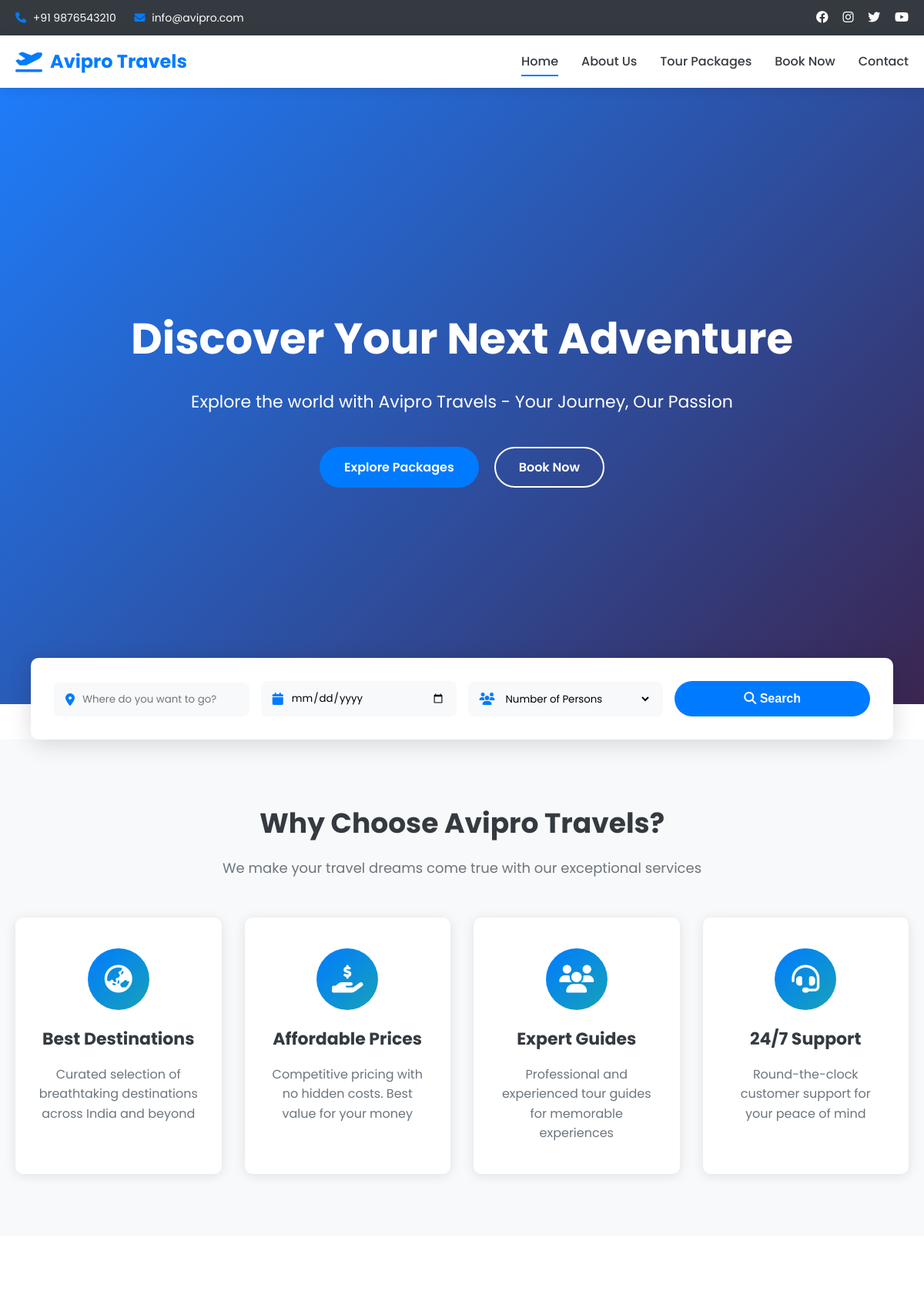
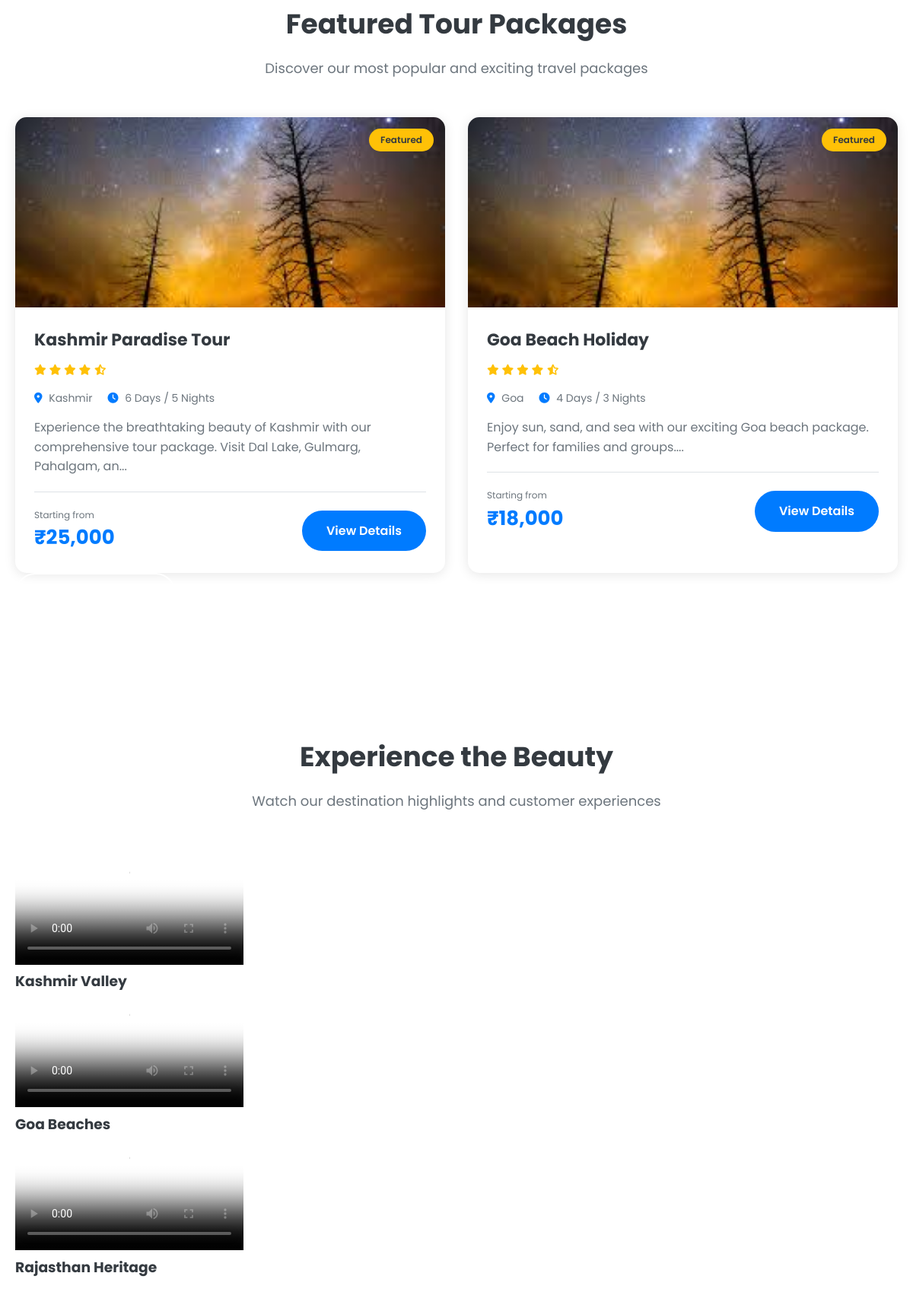
The page / (upper part) on the database its author committed (2 pictures, top to bottom).
### tables this page shows
CREATE TABLE IF NOT EXISTS site_settings (
    id INT PRIMARY KEY AUTO_INCREMENT,
    setting_key VARCHAR(100) UNIQUE NOT NULL,
    setting_value TEXT,
    updated_at TIMESTAMP DEFAULT CURRENT_TIMESTAMP ON UPDATE CURRENT_TIMESTAMP
);

CREATE TABLE IF NOT EXISTS packages (
    id INT PRIMARY KEY AUTO_INCREMENT,
    package_name VARCHAR(200) NOT NULL,
    destination VARCHAR(150) NOT NULL,
    duration VARCHAR(50) NOT NULL,
    price DECIMAL(10, 2) NOT NULL,
    description TEXT NOT NULL,
    itinerary TEXT,
    inclusions TEXT,
    exclusions TEXT,
    featured BOOLEAN DEFAULT FALSE,
    status ENUM('active', 'inactive') DEFAULT 'active',
    main_image VARCHAR(255),
    created_at TIMESTAMP DEFAULT CURRENT_TIMESTAMP,
    updated_at TIMESTAMP DEFAULT CURRENT_TIMESTAMP ON UPDATE CURRENT_TIMESTAMP
);

### config/config.php (called while the page is built, shortened)
<?php
try {
    $conn = new mysqli(DB_HOST, DB_USER, DB_PASS, DB_NAME);
    $conn->set_charset("utf8mb4");
} catch (Exception $e) {
    die("Database Connection Error: " . $e->getMessage());
}
function sanitize_input($data) {
    global $conn;
    $data = trim($data);
    $data = stripslashes($data);
    $data = htmlspecialchars($data);
    return $conn->real_escape_string($data);
}
function get_setting($key) {
    global $conn;
    $key = sanitize_input($key);
    $sql = "SELECT setting_value FROM site_settings WHERE setting_key = '$key'";
    $result = $conn->query($sql);
    if ($result && $result->num_rows > 0) {
        $row = $result->fetch_assoc();
        return $row['setting_value'];
    }
    return '';
}
?>

### index.php (the view, shortened to what this page needs)
<?php
require_once 'config/config.php';
$featured_sql = "SELECT * FROM packages WHERE featured = 1 AND status = 'active' LIMIT 6";
$featured_result = $conn->query($featured_sql);
?>
<?php include 'includes/header.php'; ?>
<section class="hero-section">
    <div class="hero-video-container">
        <video autoplay muted loop playsinline class="hero-video">
            <source src="assets/videos/hero-banner.mp4" type="video/mp4">
        </video>
        <div class="hero-overlay"></div>
    </div>
    <div class="hero-content">
        <div class="container">
            <h1 class="hero-title">Discover Your Next Adventure</h1>
            <p class="hero-subtitle">Explore the world with Avipro Travels - Your Journey, Our Passion</p>
            <div class="hero-buttons">
                <a href="packages.php" class="btn btn-primary">Explore Packages</a>
                <a href="booking.php" class="btn btn-outline">Book Now</a>
            </div>
        </div>
    </div>
    <div class="scroll-indicator">
    </div>
</section>
<section class="search-section">
    <div class="container">
        <div class="search-box">
            <form action="packages.php" method="GET" class="search-form">
                <div class="search-input">
                    <i class="fas fa-map-marker-alt"></i>
                    <input type="text" name="destination" placeholder="Where do you want to go?">
                </div>
                <div class="search-input">
                    <i class="fas fa-calendar"></i>
                    <input type="date" name="date" placeholder="Travel Date">
                </div>
                <div class="search-input">
                    <i class="fas fa-users"></i>
                    <select name="persons">
                        <option value="">Number of Persons</option>
                    </select>
                </div>
                <button type="submit" class="btn btn-primary">
                    <i class="fas fa-search"></i> Search
                </button>
            </form>
        </div>
    </div>
</section>
<section class="features-section">
    <div class="container">
        <div class="section-header">
            <h2>Why Choose Avipro Travels?</h2>
            <p>We make your travel dreams come true with our exceptional services</p>
        </div>
        <div class="features-grid">
            <div class="feature-card">
                <div class="feature-icon">
                    <i class="fas fa-globe-asia"></i>
                </div>
                <h3>Best Destinations</h3>
                <p>Curated selection of breathtaking destinations across India and beyond</p>
            </div>
            <div class="feature-card">
                <div class="feature-icon">
                    <i class="fas fa-hand-holding-usd"></i>
                </div>
                <h3>Affordable Prices</h3>
                <p>Competitive pricing with no hidden costs. Best value for your money</p>
            </div>
            <div class="feature-card">
                <div class="feature-icon">
                    <i class="fas fa-users"></i>
                </div>
                <h3>Expert Guides</h3>
                <p>Professional and experienced tour guides for memorable experiences</p>
            </div>
            <div class="feature-card">
                <div class="feature-icon">
                    <i class="fas fa-headset"></i>
                </div>
                <h3>24/7 Support</h3>
                <p>Round-the-clock customer support for your peace of mind</p>
            </div>
        </div>
    </div>
</section>
<section class="packages-section">
    <div class="container">
        <div class="section-header">
            <h2>Featured Tour Packages</h2>
            <p>Discover our most popular and exciting travel packages</p>
        </div>
        <div class="packages-grid">
            <?php
            if ($featured_result && $featured_result->num_rows > 0) {
                while($package = $featured_result->fetch_assoc()) {
            ?>
                <div class="package-card">
                    <div class="package-image">
                        <img src="<?php echo $package['main_image']; ?>" alt="<?php echo htmlspecialchars($package['package_name']); ?>">
                        <div class="package-badge">Featured</div>
                    </div>
                    <div class="package-content">
                        <div class="package-header">
                            <h3><?php echo htmlspecialchars($package['package_name']); ?></h3>
                            <div class="package-rating">
                                <i class="fas fa-star"></i>
                                <i class="fas fa-star"></i>
                                <i class="fas fa-star"></i>
                                <i class="fas fa-star"></i>
                                <i class="fas fa-star-half-alt"></i>
                            </div>
                        </div>
                        <div class="package-meta">
                            <span><i class="fas fa-map-marker-alt"></i> <?php echo htmlspecialchars($package['destination']); ?></span>
                            <span><i class="fas fa-clock"></i> <?php echo htmlspecialchars($package['duration']); ?></span>
                        </div>
                        <p class="package-description">
                            <?php echo htmlspecialchars(substr($package['description'], 0, 120)) . '...'; ?>
                        </p>
                        <div class="package-footer">
                            <div class="package-price">
                                <span class="price-label">Starting from</span>
                                <span class="price-amount">₹<?php echo number_format($package['price']); ?></span>
                            </div>
                            <a href="package-details.php?id=<?php echo $package['id']; ?>" class="btn btn-primary">View Details</a>
                        </div>
                    </div>
                </div>
            <?php
                }
            } else {
            ?>
                <p class="no-packages">No featured packages available at the moment.</p>
            <?php
            }
            ?>
        </div>
        <div class="section-footer">
            <a href="packages.php" class="btn btn-outline">View All Packages</a>
        </div>
    </div>
</section>
<section class="video-gallery-section">
    <div class="container">
        <div class="section-header">
            <h2>Experience the Beauty</h2>
            <p>Watch our destination highlights and customer experiences</p>
        </div>
        <div class="video-grid">
            <div class="video-item">
                <video controls poster="assets/images/video-thumbs/kashmir-thumb.jpg">
                    <source src="assets/videos/kashmir-highlight.mp4" type="video/mp4">
                </video>
                <h3>Kashmir Valley</h3>
            </div>
            <div class="video-item">
                <video controls poster="assets/images/video-thumbs/goa-thumb.jpg">
                    <source src="assets/videos/goa-beaches.mp4" type="video/mp4">
                </video>
                <h3>Goa Beaches</h3>
            </div>
            <div class="video-item">
                <video controls poster="assets/images/video-thumbs/rajasthan-thumb.jpg">
                    <source src="assets/videos/rajasthan-heritage.mp4" type="video/mp4">
                </video>
                <h3>Rajasthan Heritage</h3>
            </div>
        </div>
    </div>
</section>
<?php include 'includes/footer.php'; ?>

### includes/header.php (shortened to what this page needs)
<!DOCTYPE html>
<html lang="en">
<head>
    <link rel="stylesheet" href="<?php echo SITE_URL; ?>assets/css/style.css">
    <link rel="stylesheet" href="https://cdnjs.cloudflare.com/ajax/libs/font-awesome/6.4.0/css/all.min.css">
</head>
<body>
    <div class="top-bar">
        <div class="container">
            <div class="top-bar-content">
                <div class="contact-info">
                    <span><i class="fas fa-phone"></i> <?php echo get_setting('contact_phone'); ?></span>
                    <span><i class="fas fa-envelope"></i> <?php echo get_setting('contact_email'); ?></span>
                </div>
                <div class="social-links">
                    <a href="#"><i class="fab fa-facebook"></i></a>
                    <a href="#"><i class="fab fa-instagram"></i></a>
                    <a href="#"><i class="fab fa-twitter"></i></a>
                    <a href="#"><i class="fab fa-youtube"></i></a>
                </div>
            </div>
        </div>
    </div>
    <nav class="navbar">
        <div class="container">
            <div class="nav-wrapper">
                <div class="logo">
                    <a href="<?php echo SITE_URL; ?>index.php">
                        <i class="fas fa-plane-departure"></i>
                        <span>Avipro Travels</span>
                    </a>
                </div>
                <ul class="nav-menu" id="navMenu">
                    <li><a href="<?php echo SITE_URL; ?>index.php" class="<?php echo basename($_SERVER['PHP_SELF']) == 'index.php' ? 'active' : ''; ?>">Home</a></li>
                    <li><a href="<?php echo SITE_URL; ?>about.php" class="<?php echo basename($_SERVER['PHP_SELF']) == 'about.php' ? 'active' : ''; ?>">About Us</a></li>
                    <li><a href="<?php echo SITE_URL; ?>packages.php" class="<?php echo basename($_SERVER['PHP_SELF']) == 'packages.php' ? 'active' : ''; ?>">Tour Packages</a></li>
                    <li><a href="<?php echo SITE_URL; ?>booking.php" class="<?php echo basename($_SERVER['PHP_SELF']) == 'booking.php' ? 'active' : ''; ?>">Book Now</a></li>
                    <li><a href="<?php echo SITE_URL; ?>contact.php" class="<?php echo basename($_SERVER['PHP_SELF']) == 'contact.php' ? 'active' : ''; ?>">Contact</a></li>
                </ul>
            </div>
        </div>
    </nav>

### includes/header.php (style rules this page uses)
* { margin: 0; padding: 0; box-sizing: border-box; }
body { font-family: 'Poppins', Arial, sans-serif; line-height: 1.6; }
.container { max-width: 1200px; margin: 0 auto; padding: 0 20px; }

### rows shown on the page
site_settings: setting_value "+91 9876543210"
site_settings: setting_value "info@avipro.com"
packages: main_image (picture), package_name "Kashmir Paradise Tour", destination "Kashmir", duration "6 Days / 5 Nights", description "Experience the breathtaking beauty of Kashmir with our comprehensive tour package. Visit Dal Lake, Gulmarg, Pahalgam, an", price "25,000"
packages: main_image (picture), package_name "Goa Beach Holiday", destination "Goa", duration "4 Days / 3 Nights", description "Enjoy sun, sand, and sea with our exciting Goa beach package. Perfect for families and groups.", price "18,000"
